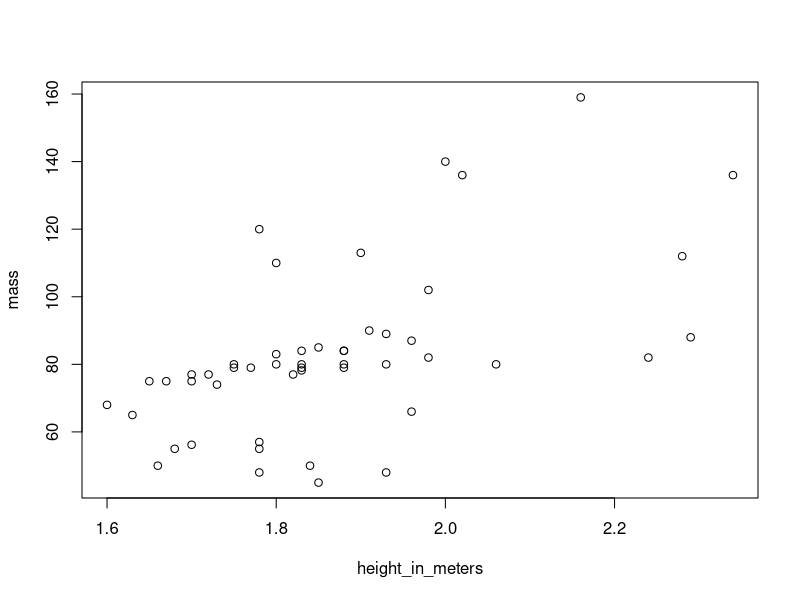

Write R code to recreate this figure.
ages <- c(5, 6)
names <- c("John", "James")

friends <- data.frame(names, ages)
View(friends)
str(friends)

friends$ages
friends$names

data()
View(starwars)
library(tidyverse)

starwars %>%
  filter(height > 150 & mass < 200) %>%
  mutate(height_in_meters = height/100) %>%
  select(height_in_meters, mass) %>%
  arrange(mass) %>%
  #View()
  plot()

View(msleep)

glimpse(msleep)

head(msleep)

class(msleep$name)

length(msleep)

length(msleep$name)

names(msleep)

unique(msleep$vore)

missing <- !complete.cases(msleep)

msleep[missing, ]

starwars %>% 
  select(name, height, mass)

starwars %>% 
  select(ends_with("color")) %>% 
  View()

starwars %>%
  rename("characters" = "name") %>% 
  head()

class(starwars$hair_color)

starwars$hair_color <- as.factor(starwars$hair_color)

class(starwars$hair_color)

starwars %>% 
  mutate(hair_color = as.character(hair_color)) %>% 
  glimpse()
